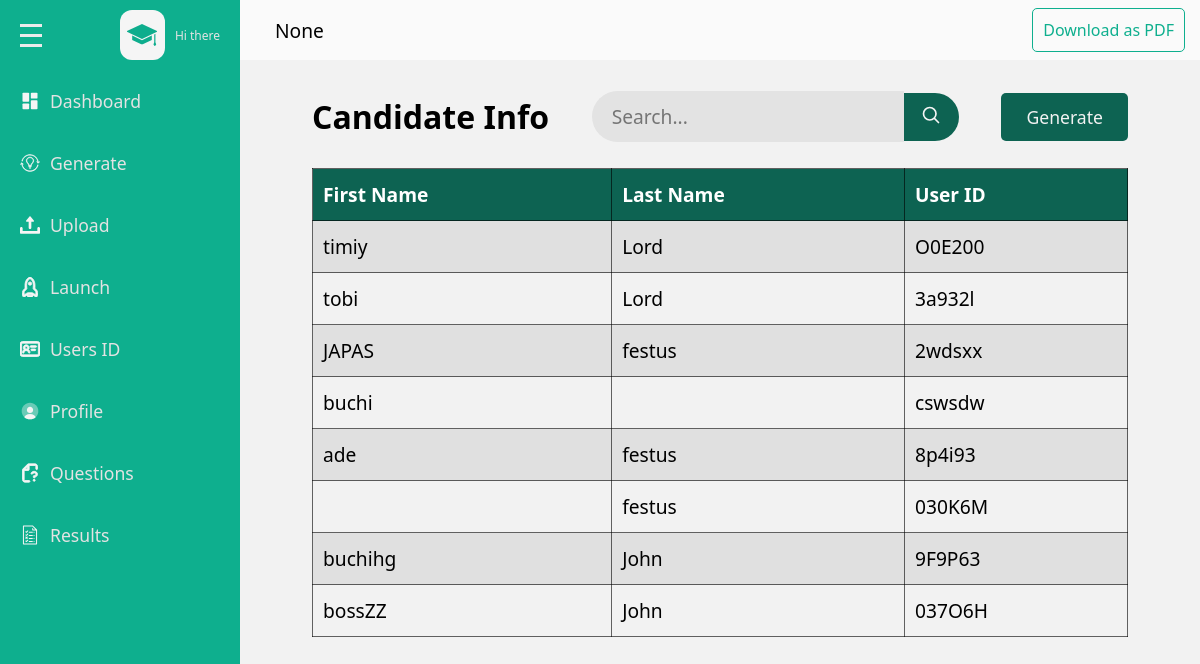
The page /admins/user (signed in) on the database its author committed.
### base/models.py (models this page shows, shortened)
class Userprofile(models.Model):
    user = models.ForeignKey(User, on_delete=models.CASCADE)
    subject = models.ForeignKey(Subject, null=True, blank=True, on_delete=models.SET_NULL)
    number_of_questions = models.IntegerField(null=True, blank=True)

class User(AbstractUser):
    school_name = models.CharField(max_length=500, null=True,blank=True)
    recovery_code = models.CharField(max_length=100, null=True)

class UserID(models.Model):
    user = models.OneToOneField(User, on_delete=models.CASCADE)
    generated_id = models.CharField(max_length=100, unique=True)

### admins/views.py (the view)
# urls.py: path('user',views.user,name='user'),
def user(request):
    userprofile = get_object_or_404(Userprofile, user=request.user)
    user_id = UserID.objects.all()
    context = {
        'userprofile': userprofile,
        "user_id": user_id
    }
    return render(request, 'admins/userget.html', context)

### base/templates/admins/userget.html (shortened to what this page needs)
{% load static %}
<!DOCTYPE html>
<html lang="en">
<head>
    <link rel = "stylesheet" href = "{% static 'css/style.css' %}"/>
</head>
<body>
    <div class = "page">
        <div class = "wrapper">
            <div class = "main-sidebar">
                <div class = "menu">
                    <div class= "menu-head flex-between">
                        <div class="hamburger flex-column">
                            <span></span>
                            <span></span>
                            <span></span>
                        </div>
                        <div class = "menu-head-content flex gp-10">
                            <div class = "scholar-icon-div flex-center">
                                <!DOCTYPE svg PUBLIC "-//W3C//DTD SVG 1.1//EN" "http://www.w3.org/Graphics/SVG/1.1/DTD/svg11.dtd">
                            </div>
                            <div class = "text-content-div flex-column">
                                <span class = "sub-text">Hi there</span>
                            </div>
                        </div>
                    </div>
                    <div class= "menu-content flex-column ">
                        <a href = "{% url 'admins:dashboard' %}" class = "menu-item">
                            <div class="menu-wrapper flex gp-10">
                                <!DOCTYPE svg PUBLIC "-//W3C//DTD SVG 1.1//EN" "http://www.w3.org/Graphics/SVG/1.1/DTD/svg11.dtd">
                                <span>Dashboard</span>
                            </div>
                        </a>
                        <a href = "{% url 'admins:userid' %}" class = "generate menu-item">
                            <div class="menu-wrapper flex gp-10">
                                <!DOCTYPE svg PUBLIC "-//W3C//DTD SVG 1.1//EN" "http://www.w3.org/Graphics/SVG/1.1/DTD/svg11.dtd">
                                <span>Generate</span>
                            </div>
                        </a>
                        <a href = "{% url 'admins:upload' %}" class = "menu-item">
                            <div class="menu-wrapper flex gp-10">
                                <!DOCTYPE svg PUBLIC "-//W3C//DTD SVG 1.1//EN" "http://www.w3.org/Graphics/SVG/1.1/DTD/svg11.dtd">
                                <span>Upload</span>
                            </div>
                        </a>
                        <a href = "{% url 'admins:launch' %}" class = "menu-item">
                            <div class="menu-wrapper flex gp-10">
                                <!DOCTYPE svg PUBLIC "-//W3C//DTD SVG 1.1//EN" "http://www.w3.org/Graphics/SVG/1.1/DTD/svg11.dtd">
                                <span>Launch</span>
                            </div>
                        </a>
                        <a href = "{% url 'admins:user' %}" class = "menu-item">
                            <div class="menu-wrapper flex gp-10">
                                <!DOCTYPE svg PUBLIC "-//W3C//DTD SVG 1.1//EN" "http://www.w3.org/Graphics/SVG/1.1/DTD/svg11.dtd">
                                <span>Users ID</span>
                            </div>
                        </a>
                        <a href = "{% url 'admins:profile' %}" class = "menu-item">
                            <div class="menu-wrapper flex gp-10">
                                <!DOCTYPE svg PUBLIC "-//W3C//DTD SVG 1.1//EN" "http://www.w3.org/Graphics/SVG/1.1/DTD/svg11.dtd">
                                <span>Profile</span>
                            </div>
                        </a>
                        <a href = "{% url 'admins:question' %}" class = "menu-item">
                            <div class="menu-wrapper flex gp-10">
                                <!DOCTYPE svg PUBLIC "-//W3C//DTD SVG 1.1//EN" "http://www.w3.org/Graphics/SVG/1.1/DTD/svg11.dtd">
                                <span>Questions</span>
                            </div>
                        </a>
                        <a href = "{% url 'admins:result' %}" class = "menu-item">
                            <div class="menu-wrapper flex gp-10">
                                <!DOCTYPE svg PUBLIC "-//W3C//DTD SVG 1.1//EN" "http://www.w3.org/Graphics/SVG/1.1/DTD/svg11.dtd">
                                <span>Results</span>
                            </div>
                        </a>
                    </div>
                </div>
            </div>
            <div class = "main-content">
                <div class="main-content-header flex-between">
                    <span>{{userprofile.user.school_name}}</span>
                    <a class = "download-pdf-btn" href="{% url 'admins:export_user_data_to_pdf' %}">Download as PDF</a>
                </div>
                <div class="user-get-container">
                    <div class="candidate-info flex-between">
                        <h2>Candidate Info</h2>
                        <form method= "get" action="{% url 'admins:search' %}" class = "user-search-form flex">
                            <input required type = "text" placeholder="Search..." name = "query" class = "user-search-input"/>
                            <button class ="user-search-btn">
                            </button>
                        </form>
                        <a href="{% url 'admins:userid' %}"> <button class="generate-btn">Generate</button></a>
                    </div>
                    <table class="user-get-table table">
                        <thead class="thead">
                            <tr>
                                <th scope="col">First Name</th>
                                <th scope="col">Last Name</th>
                                <th scope="col">User ID</th>
                            </tr>
                        </thead>
                        <tbody>
                            {% for user_id in user_id %}
                            <tr>
                                <td>{{user_id.user.username}}</td>
                                <td>{{user_id.user.last_name}}</td>
                                <td>{{user_id.generated_id}}</td>
                            </tr>
                            {% endfor %}
                        </tbody>
                    </table>
                </div>
            </div>
        </div>
    </div>
</body>
</html>

### base/static/css/style.css (style rules this page uses)
* { box-sizing: border-box; }
:root { --page-clr : #9ddcd1; --main-sidebar-clr : hsl(168, 85%, 37%); --main-sb-hv-clr : hsl(168, 77%, 22%); --head-text-clr : hsl(168, 49%, 59%); --q-selected-btn-clr : hsl(166, 78%, 37%); --block-clr : hsl(0, 0%, 98%); --variant-clr : hsl(189, 56%, 34%); --darker-variant-clr : hsl(189.71deg 55.9% 27.77%); --border-rd: 10px; --border-rd-in: 50px; --font-family : system-ui, -apple-system, BlinkMacSystemFont, 'Segoe UI', Roboto, Oxygen, Ubuntu, Cantarell, 'Open Sans', 'Helvetica Neue', sans-serif; }
body { margin: 0; padding: 0; font-family: var(--font-family); }
button, input { border : none; outline : none; font-family: var(--font-family); }
button { cursor: pointer; }
h1,h2,h3,h4,p { margin :5px 0; }
a { text-decoration: none; color : black; }
svg { width : 20px; height : 20px; }
.flex { display: flex; align-items: center; }
.flex-center { display: flex; align-items: center; justify-content: center; }
.flex-column { display: flex; flex-direction: column; justify-content: center; }
.flex-between { display: flex; justify-content: space-between; }
.gp-10 { gap : 10px; }
.page { background-color: var(--page-clr); min-height : 100vh; }
.wrapper { display : flex; min-height : 100vh; }
.main-sidebar { min-width: 230px; width: 20%; height: 100vh; background-color: var(--main-sidebar-clr); position: sticky; left: 0; top: 0; z-index: 99; padding-top: 10px; }
.main-content { width : 80%; background-color: hsl(0, 0%, 95%); position : relative; }
.menu-head { padding-left : 20px; padding-right : 20px; padding-bottom: 15px; }
.menu-head.flex-between { align-items: center; }
.hamburger { height: 40px; align-items: flex-start; justify-content: center; gap : 7px; }
.hamburger span { width : 22px; height : 3px; background-color : hsl(0, 0%, 92%) }
.scholar-icon-div { width : 45px; height : 50px; border-radius: 12px; background-color: hsl(0, 0%, 96%); }
.scholar-icon-div svg { width : 30px; height : 30px; }
.text-content-div .sub-text { font-size : 1vw; color : hsl(0, 0%, 89%); }
.menu-content { padding : 10px 0px 15px; height: 490px; overflow-y: auto; }
.menu-content.flex-column { gap : 30px; justify-content: flex-start; }
.menu-item { padding-left : 13px; padding-right : 13px; }
.menu-wrapper { padding : 4px 7px; cursor: pointer; border-radius: 3px; color : hsl(0, 0%, 95%) }
.menu-item span { color : hsl(0, 0%, 89%); font-size : 1.1rem; font-weight: 400; }
.main-content-header { padding: 0px 15px; background-color: var(--block-clr); min-height: 60px; position: sticky; top: 0; left: 0; }
.main-content-header.flex-between { align-items: center; }
.main-content-header span { margin-left: 20px; font-size : 1.2rem; font-weight: 500; }
.download-pdf-btn { padding : 10px; border : 1px solid var(--main-sidebar-clr); color :var(--main-sidebar-clr); border-radius: 5px; transition : background-color .2s ease, color .2s ease; }
.user-get-container { width: 85%; margin-inline: auto; margin-top : 30px; }
.table { border-collapse: collapse; font-size: 1.2rem; width : 100%; margin-top : 25px; }
.table .thead th { border : 1px solid rgba(0,0,0,.6); padding : 12px 10px; text-align: left; color: white; }
.table tbody td { border : 1px solid rgba(0,0,0,.6);; padding: 12px 10px; }
.table tbody tr:nth-child(odd) { background-color: hsl(0, 0%, 88%); }
.user-get-table .thead th { background-color: var(--main-sb-hv-clr); }
.candidate-info.flex-between { align-items: center; }
.candidate-info h2 { font-size: 2rem; }
.candidate-info .generate-btn { padding: 12px 25px; background-color: var(--main-sb-hv-clr); color : hsl(0, 0%, 95%); border-radius: 5px; font-size: 1.1rem; }
.user-search-form { width : 45%; }
.user-search-input { width : 85%; padding : 12px 10px 12px 20px; background-color: hsl(0, 0%, 89%); font-size: 1.2rem; border-top-left-radius: var(--border-rd-in); border-bottom-left-radius: var(--border-rd-in); }
.user-search-btn { padding : 12px 10px; background-color: var(--main-sb-hv-clr); color : hsl(0, 0%, 96%); width : 15%; border-top-right-radius: var(--border-rd-in); border-bottom-right-radius: var(--border-rd-in); }

### rows shown on the page
Userprofile: user.school_name "None"
UserID: user.username "timiy", user.last_name "Lord", generated_id "O0E200"
UserID: user.username "tobi", user.last_name "Lord", generated_id "3a932l"
UserID: user.username "JAPAS", user.last_name "festus", generated_id "2wdsxx"
UserID: user.username "buchi", generated_id "cswsdw"
UserID: user.username "ade", user.last_name "festus", generated_id "8p4i93"
UserID: user.last_name "festus", generated_id "030K6M"
UserID: user.username "buchihg", user.last_name "John", generated_id "9F9P63"
UserID: user.username "bossZZ", user.last_name "John", generated_id "037O6H"
